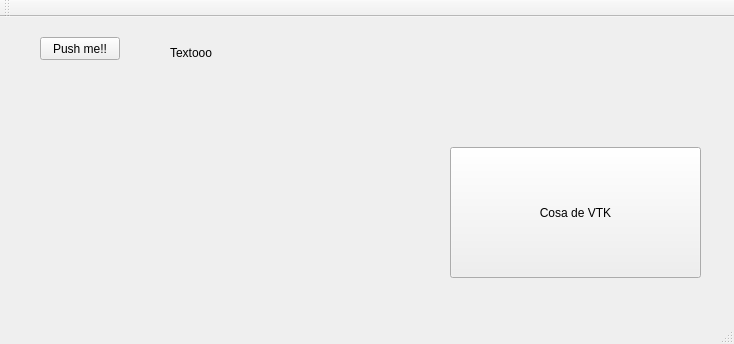
<?xml version="1.0" encoding="UTF-8"?>
<ui version="4.0">
 <class>MainWindow</class>
 <widget class="QMainWindow" name="MainWindow">
  <property name="geometry">
   <rect>
    <x>0</x>
    <y>0</y>
    <width>734</width>
    <height>344</height>
   </rect>
  </property>
  <property name="windowTitle">
   <string>MainWindow</string>
  </property>
  <widget class="QWidget" name="centralWidget">
   <widget class="QPushButton" name="pushButton">
    <property name="geometry">
     <rect>
      <x>40</x>
      <y>20</y>
      <width>80</width>
      <height>23</height>
     </rect>
    </property>
    <property name="text">
     <string>Push me!!</string>
    </property>
   </widget>
   <widget class="QLabel" name="label">
    <property name="geometry">
     <rect>
      <x>170</x>
      <y>20</y>
      <width>191</width>
      <height>31</height>
     </rect>
    </property>
    <property name="text">
     <string>Textooo</string>
    </property>
   </widget>
   <widget class="QPushButton" name="pushButton_2">
    <property name="geometry">
     <rect>
      <x>450</x>
      <y>130</y>
      <width>251</width>
      <height>131</height>
     </rect>
    </property>
    <property name="text">
     <string>Cosa de VTK</string>
    </property>
   </widget>
  </widget>
  <widget class="QMenuBar" name="menuBar">
   <property name="geometry">
    <rect>
     <x>0</x>
     <y>0</y>
     <width>734</width>
     <height>20</height>
    </rect>
   </property>
  </widget>
  <widget class="QToolBar" name="mainToolBar">
   <attribute name="toolBarArea">
    <enum>TopToolBarArea</enum>
   </attribute>
   <attribute name="toolBarBreak">
    <bool>false</bool>
   </attribute>
  </widget>
  <widget class="QStatusBar" name="statusBar"/>
 </widget>
 <layoutdefault spacing="6" margin="11"/>
 <resources/>
 <connections/>
</ui>
